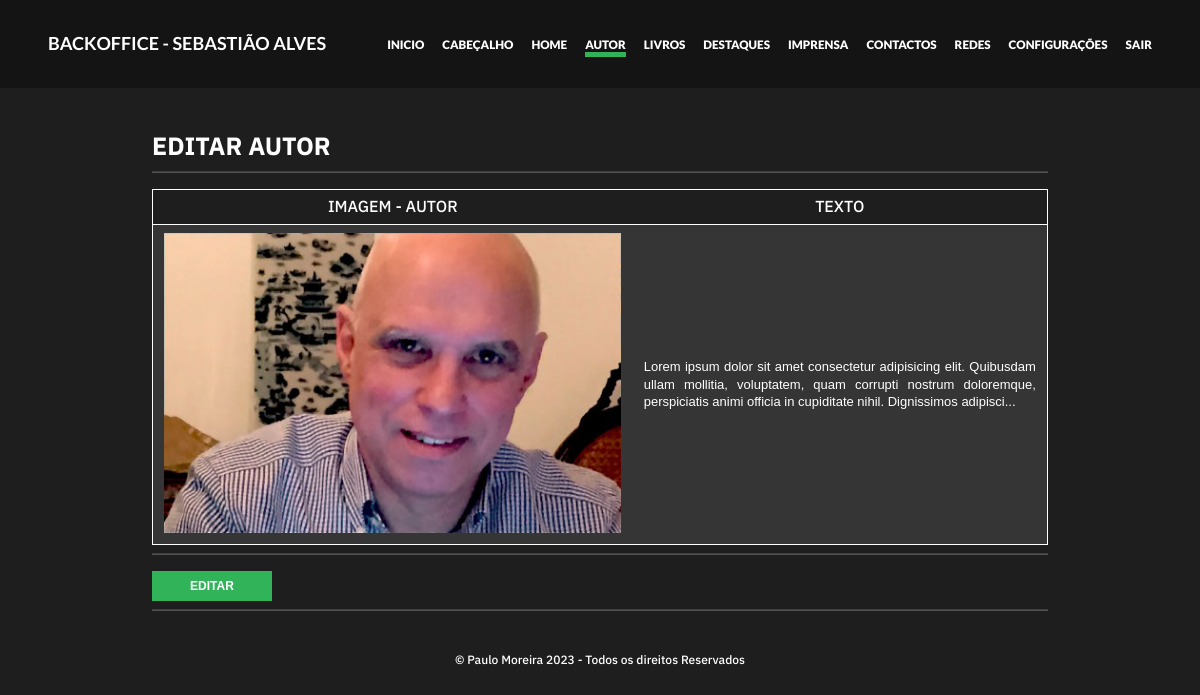
Page /backoffice/views/autor.php (signed in) on the committed database.
### tables this page shows
CREATE TABLE `autor` (
  `id` int(11) NOT NULL,
  `imagem` varchar(150) NOT NULL,
  `texto` mediumtext NOT NULL
);

### config/base_dados.php (called while the page is built, shortened)
<?php
$pdo = new PDO("mysql:dbname=".$base_dados["dbname"].";host=".$base_dados["host"], $base_dados["user"], $base_dados["pass"]);
function selectSQLUnico($sql){
    global $pdo;
    $query = $pdo->query($sql);
    return $query->fetch(PDO::FETCH_ASSOC);
}
?>

### backoffice/views/autor.php (the view, shortened to what this page needs)
<?php
$autor = selectSQLUnico("SELECT * FROM autor");
$form = isset($_GET["edit"]);
?>
<?php require("../componentes/header.php"); ?>
<main>
    <?php if(!$form): ?>
    <div class="caixa">
        <h1>Editar autor</h1>
        <hr>
        <table>
            <tr>
                <td>Imagem - Autor</td>
                <td>Texto</td>
            </tr>
            <tr>
                <td class="img_xl"><img src="<?= $autor["imagem"] ?>"></td>
                <td><?= concatenar($autor["texto"], 200) ?></td>
            </tr>
        </table>
        <hr>
        <a href="autor.php?edit=true"><button class="saber-mais">editar</button></a>
        <hr>
    </div>
    <?php endif; ?>
</main>
<?php require("../componentes/footer.php") ?>

### config/funcoes.php (shortened to what this page needs)
<?php
require_once("config.php");
require_once("base_dados.php");
function concatenar($t, $n="40"){
    if(strlen($t) > $n){
        $t = substr($t, 0, $n) . "...</p>";
    }
    return $t;
}
?>

### style.css (style rules this page uses)
:root { --cinza-1d: #1D1D1D; --cinza-70: #707070; --cinza-4d: #4D4D4D; --dourado-b4: #B47D33; --dourado-b1: #B17E3B; --dourado-a9: #A97339; --laranja: #D59D54; --branco: #FFFFFF; --preto: #000; --ff-menu: 'Lato', sans-serif; --ff-body: 'IBM Plex Sans', sans-serif; --fw-light: 300; --fw-medium: 500; --fw-bold: 700; --fw-black: 900; }
*, *::after, *::before { box-sizing: border-box; }
html { scroll-behavior: smooth; }
body { margin: 0; padding: 0; font-family: var(--ff-body); color: var(--cinza-4d); line-height: 1.1em; }
a { text-decoration: none; color: var(--cinza-4d); }
h1 { font-family: var(--ff-body); font-weight: var(--fw-bold); font-size: 22px; text-transform: uppercase; }
p { font-weight: var(--fw-light); font-size: 13px; }
.saber-mais { margin-top: 8px; width: 120px; height: 30px; min-height: 30px !important; text-transform: uppercase; font-weight: bold; font-size: 12px; background-color: var(--dourado-b4); border: none; color: white; }
@media screen and (min-width: 810px) { h1 { font-size: 25px; } }

### backoffice/style_backoffice.css (style rules this page uses)
:root { --bg-dark: rgb(30, 30, 30); --bg-darker: rgb(20, 20, 20); --accent-light: hsl(138, 57%, 45%); --accent-danger: rgb(180, 60, 40); }
h1, h2, h3, h4 { text-transform: uppercase; color: white; }
a { color: white; }
body { background-color: var(--bg-dark); color: white; }
.caixa { text-align: left; padding: 1rem 2rem !important; margin: 1rem 10%; }
hr { opacity: .25; }
.saber-mais { background-color: var(--accent-light); cursor: pointer; }
table { margin-top: 1rem; width: 100%; border-collapse: collapse; text-align: justify; border: 1px solid white; }
td { padding: .5em .7em; }
td > img { max-height: 150px !important; }
.img_xl > img { max-height: 300px !important; }
tr:first-child td { background-color: transparent; border-bottom: 1px solid white; text-transform: uppercase; text-align: center; }
tr:nth-child(even) { background-color: rgba(255, 255, 255, .1); }

### rows in the picture
autor: imagem (picture), texto "Lorem ipsum dolor sit amet consectetur adipisicing elit. Quibusdam ullam mollitia, voluptatem, quam corrupti nostrum doloremque, perspiciatis animi officia in cupiditate nihil. Dignissimos adipisci"
